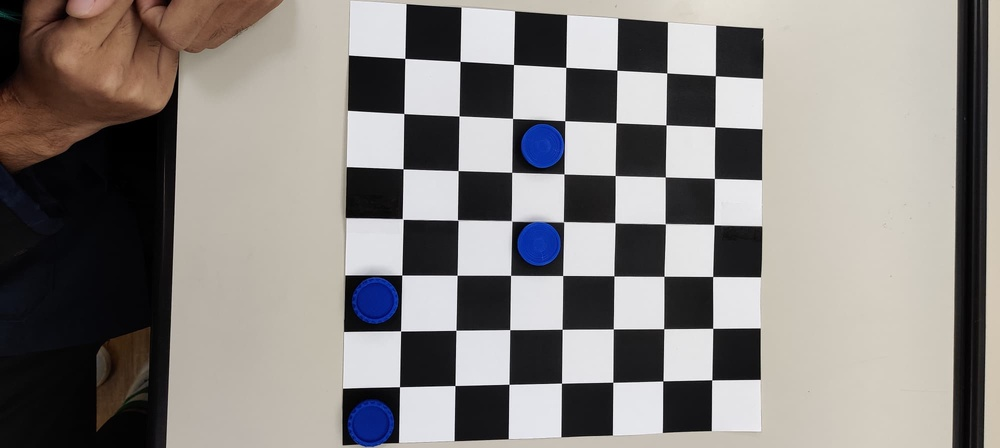
#> input picture Board.jpg, 1000 x 448 px, shrunk from 2000 x 896 before the run
$ python 01_calibrate_camera.py
#> lines starting #> are read from the running program, lines starting #| are printed output that depends on the picture; after the words box and inside, x2 and y2 are one past the last pixel; in counts of white or black regions, pixels touching at a corner belong together; long printed decimals are rounded
#!/usr/bin/env python
"""
DESCRIPTION: This script is for finding the calibration matrices of a camera.
             It simply prints the these to the screen as well as the size of the image.
             In order to properly calibrate the camera, you need to load at least
             ten images of the board from different angles.  Once you run this script
             once, you can simply save the matrices for use in other code.
"""
import numpy as np
import cv2
import glob


# termination criteria
criteria = (cv2.TERM_CRITERIA_EPS + cv2.TERM_CRITERIA_MAX_ITER, 30, 0.001)

# prepare object points, like (0,0,0), (1,0,0), (2,0,0) ....,(6,5,0)
objp = np.zeros((7*7,3), np.float32)
##print(objp)
objp[:,:2] = np.mgrid[0:7,0:7].T.reshape(-1,2)
##print(objp)

# Arrays to store object points and image points from all the images.
objpoints = [] # 3d point in real world space
imgpoints = [] # 2d points in image plane.

images = glob.glob('Board.jpg')
# print(images)


for fname in images:
    img = cv2.imread(fname)
#> img is the input picture: shape (448, 1000, 3); mean B, G, R 129.7, 132.8, 137

    gray = cv2.cvtColor(img,cv2.COLOR_BGR2GRAY)
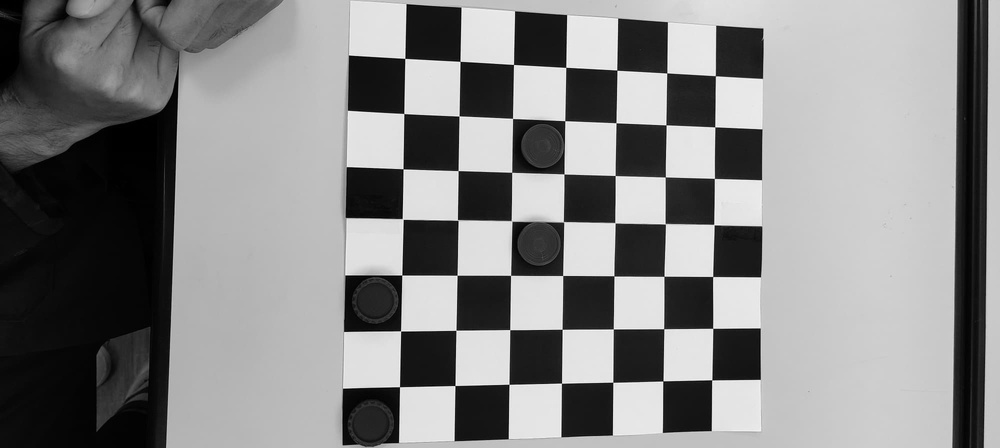
#> gray: shape (448, 1000); min 0, max 255, mean 133.6

    h,  w = img.shape[:2]
#> h = 448; w = 1000


    # Find the chess board corners
    ret, corners = cv2.findChessboardCorners(gray, (7,7),None)
#> ret = True; corners = 49 rows, first 8: [404.8, 58.25], [459.9, 61.29], [513.4, 64.45], [565.9, 67.19], [617, 70.04], [667, 73], [715.2, 76.07], [404, 113.5]

    # If found, add object points, image points (after refining them)
    if ret == True:
        objpoints.append(objp)

        corners2 = cv2.cornerSubPix(gray,corners,(11,11),(-1,-1),criteria)
#> corners2 = 49 rows, first 8: [404.8, 58.41], [460, 61.34], [513.5, 64.47], [565.7, 67.34], [616.8, 70.16], [666.8, 72.92], [715.4, 75.71], [403.8, 113.5]
        imgpoints.append(corners2)
        img = cv2.drawChessboardCorners(img, (7,7), corners2, ret)
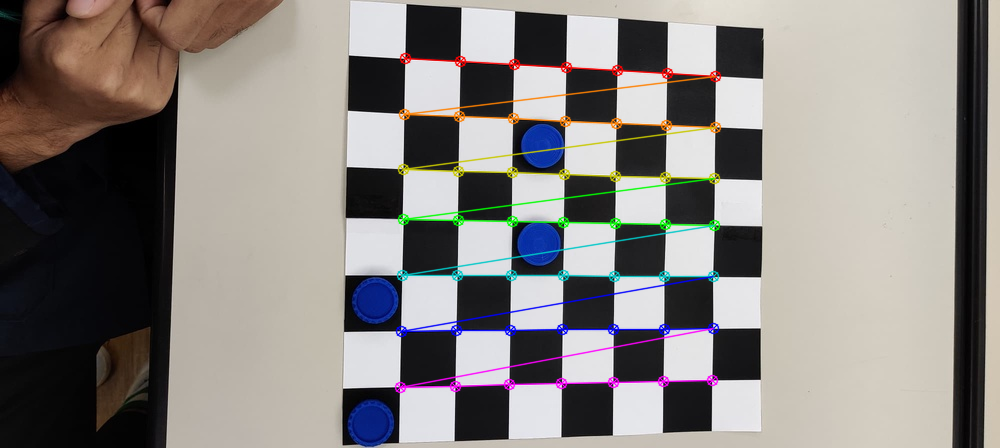
#> img: shape (448, 1000, 3); 3.6% of pixels changed, all inside (x1, y1, x2, y2) = (394, 52, 722, 394)
        cv2.imshow('img', img)
        cv2.waitKey(0)
        # if you want to save images with detected corners
        # uncomment following 2 lines and lines 5, 18 and 19
        # image_name = path + '/calibresult' + str(found) + '.png'
        # cv2.imwrite(image_name, img)
# When everything done, release the capture
# cap.release()
cv2.destroyAllWindows()

ret, mtx, dist, rvecs, tvecs = cv2.calibrateCamera(objpoints, imgpoints, gray.shape[::-1],None,None)
#> ret = 1.16; mtx = [[404.4, 0, 411.2], [0, 387.6, 208.9], [0, 0, 1]]; dist = [[0.163, -0.201, 0.00841, -0.0179, 0.106]]; rvecs = ([0.0101, -0.101, 0.0157],); tvecs = ([-0.101, -2.77, 7.21],)
print ('mtx')
print (mtx)
#| [[404.422   0.         411.237]
#|  [  0.         387.584 208.855 ]
#|  [  0.           0.           1.        ]]
print ("dist")
print (dist)
#| [[ 0.1626 -0.2011  0.008411 -0.01787  0.1064]]
print('h')
print(h)
#| 448
print('w')
print(w)
#| 1000
